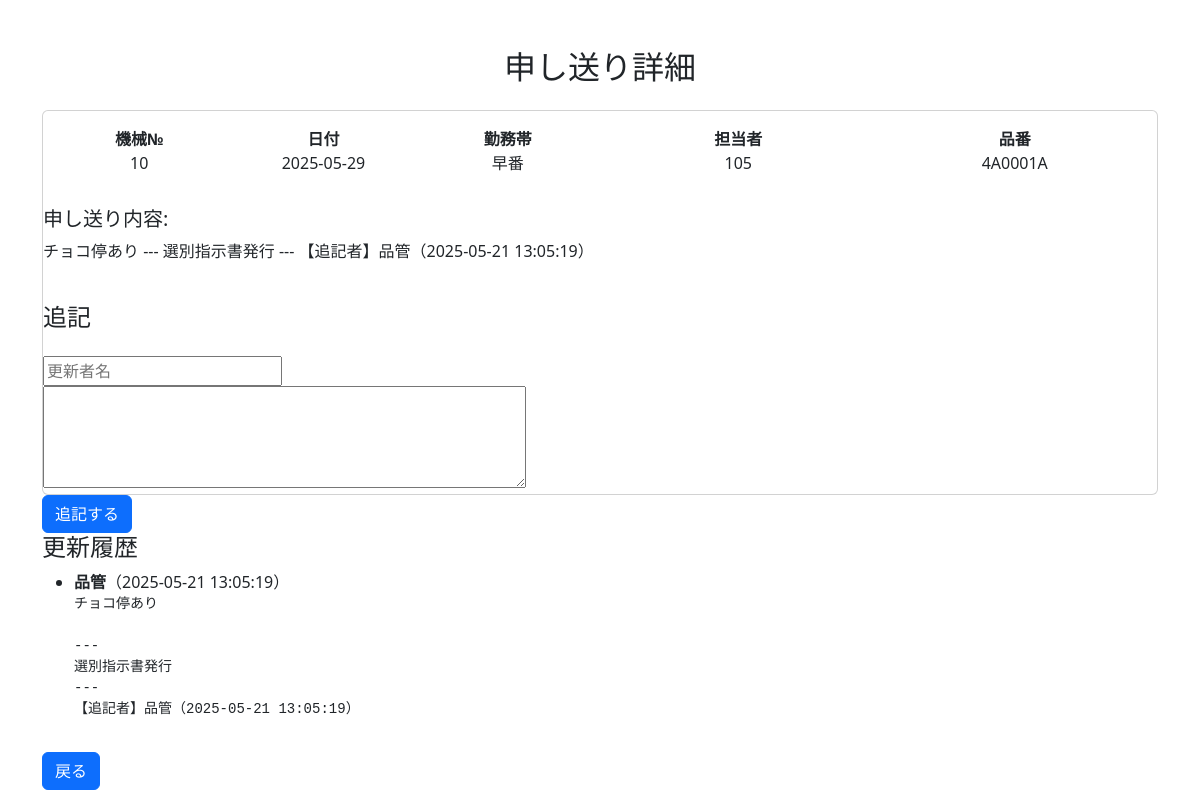
Screenshot of /show/6 with the database file from the repository.
### tables this page shows
CREATE TABLE work_notes (
        id INTEGER PRIMARY KEY AUTOINCREMENT,
        machine_no TEXT NOT NULL,           -- 機械番号
        date DATE NOT NULL,                 -- 日付
        shift TEXT NOT NULL,                -- 勤務帯（例：早番、遅番など）
        operator TEXT NOT NULL,             -- 担当者
        product_no TEXT NOT NULL,           -- 品番
        note TEXT NOT NULL,                 -- 申し送り内容
        created_at TIMESTAMP DEFAULT CURRENT_TIMESTAMP,
        updated_at TIMESTAMP DEFAULT CURRENT_TIMESTAMP
    , additional_note TEXT, updated_by TEXT, updater TEXT, resolved BOOLEAN DEFAULT 0, status TEXT DEFAULT 'no_issue');

CREATE TABLE note_histories (
            id INTEGER PRIMARY KEY AUTOINCREMENT,
            note_id INTEGER,
            note_text TEXT,
            updated_at TEXT,
            updated_by TEXT,
            FOREIGN KEY (note_id) REFERENCES work_notes(id)
        );

### app.py (the view)
@app.route("/show/<int:id>")
def show(id):
    note = show_work_note(id)
    histories = get_note_history(id)  # ✅ 履歴も取得
    return render_template("show.html", note=note, histories=histories)

### database.py (called while the page is built)
def get_connection_db():
    conn = sqlite3.connect("todo.db")
    conn.row_factory = sqlite3.Row
    return conn

def show_work_note(note_id):
    conn = get_connection_db()
    c = conn.cursor()
    c.execute("SELECT * FROM work_notes WHERE id = ?", (note_id,))
    row = c.fetchone()
    conn.close()
    return row

def get_note_history(note_id):
    conn = get_connection_db()
    c = conn.cursor()
    c.execute(
        """
        SELECT note_text, updated_at, updated_by
        FROM note_histories
        WHERE note_id = ?
        ORDER BY updated_at DESC
    """,
        (note_id,),
    )
    histories = c.fetchall()
    conn.close()
    return histories

### templates/show.html (shortened to what this page needs)
<!DOCTYPE html>
<html lang="ja">
<head>
    <link href="https://cdn.jsdelivr.net/npm/bootstrap@5.3.0/dist/css/bootstrap.min.css" rel="stylesheet">
</head>
<body>
    <div class="container mt-5">
        <h2 class="mb-4 text-center">申し送り詳細</h2>
        <div class="card">
            <div class="card-body">
                <div class="row text-center mb-3">
                    <div class="col-md-2">
                        <strong>機械№</strong><br>
                        {{ note['machine_no'] }}
                    </div>
                    <div class="col-md-2">
                        <strong>日付</strong><br>
                        {{ note['date'] }}
                    </div>
                    <div class="col-md-2">
                        <strong>勤務帯</strong><br>
                        {{ note['shift'] }}
                    </div>
                    <div class="col-md-3">
                        <strong>担当者</strong><br>
                        {{ note['operator'] }}
                    </div>
                    <div class="col-md-3">
                        <strong>品番</strong><br>
                        {{ note['product_no'] }}
                    </div>
                </div>
            </div>
            <h5 class="card-title">申し送り内容:</h5>
            <p class="card-text">{{ note['note'] }}</p>
            <h4 class="mt-4">追記</h4>
            <form method="post" action="{{ url_for('update_note', id=note['id']) }}">
                <input type="text" name="updater" placeholder="更新者名"><br>
                <textarea name="additional_note" rows="4" cols="50"></textarea><br>
        </div>
        <button type="submit" class="btn btn-primary">追記する</button>
        <h4>更新履歴</h4>
        <ul>
            {% for h in histories %}
            <li>
                <strong>{{ h['updated_by'] }}</strong>（{{ h['updated_at'] }}）<br>
                <pre>{{ h['note_text'] }}</pre>
            </li>
            {% else %}
            <li>履歴はありません</li>
            {% endfor %}
        </ul>
        <a href="{{ url_for('index') }}" class="btn btn-primary mt-3">戻る</a>
    </div>
</body>
</html>

### rows the page displays
work_notes: machine_no "10", date "2025-05-29", shift "早番", operator "105", product_no "4A0001A", note "チョコ停あり --- 選別指示書発行 --- 【追記者】品管（2025-05-21 13:05:19）"
note_histories: updated_by "品管", updated_at "2025-05-21 13:05:19", note_text "チョコ停あり --- 選別指示書発行 --- 【追記者】品管（2025-05-21 13:05:19）"
